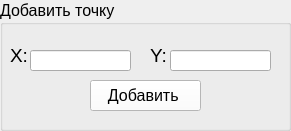
   <widget class="QGroupBox" name="groupBox_4">
    <property name="geometry">
     <rect>
      <x>930</x>
      <y>10</y>
      <width>291</width>
      <height>131</height>
     </rect>
    </property>
    <property name="font">
     <font>
      <pointsize>12</pointsize>
     </font>
    </property>
    <property name="title">
     <string>Добавить точку</string>
    </property>
    <widget class="QLineEdit" name="entry_x">
     <property name="geometry">
      <rect>
       <x>30</x>
       <y>50</y>
       <width>101</width>
       <height>21</height>
      </rect>
     </property>
    </widget>
    <widget class="QLineEdit" name="entry_y">
     <property name="geometry">
      <rect>
       <x>170</x>
       <y>50</y>
       <width>101</width>
       <height>21</height>
      </rect>
     </property>
    </widget>
    <widget class="QLabel" name="label_2">
     <property name="geometry">
      <rect>
       <x>10</x>
       <y>40</y>
       <width>31</width>
       <height>31</height>
      </rect>
     </property>
     <property name="font">
      <font>
       <pointsize>14</pointsize>
      </font>
     </property>
     <property name="text">
      <string>X:</string>
     </property>
    </widget>
    <widget class="QLabel" name="label_3">
     <property name="geometry">
      <rect>
       <x>150</x>
       <y>40</y>
       <width>31</width>
       <height>31</height>
      </rect>
     </property>
     <property name="font">
      <font>
       <pointsize>14</pointsize>
      </font>
     </property>
     <property name="text">
      <string>Y:</string>
     </property>
    </widget>
    <widget class="QPushButton" name="add_point_button">
     <property name="geometry">
      <rect>
       <x>90</x>
       <y>80</y>
       <width>111</width>
       <height>31</height>
      </rect>
     </property>
     <property name="palette">
      <palette>
       <active>
        <colorrole role="WindowText">
         <brush brushstyle="SolidPattern">
          <color alpha="255">
           <red>0</red>
           <green>0</green>
           <blue>0</blue>
          </color>
         </brush>
        </colorrole>
        <colorrole role="Button">
         <brush brushstyle="SolidPattern">
          <color alpha="255">
           <red>255</red>
           <green>255</green>
           <blue>255</blue>
          </color>
         </brush>
        </colorrole>
        <colorrole role="Light">
         <brush brushstyle="SolidPattern">
          <color alpha="255">
           <red>255</red>
           <green>255</green>
           <blue>255</blue>
          </color>
         </brush>
        </colorrole>
        <colorrole role="Midlight">
         <brush brushstyle="SolidPattern">
          <color alpha="255">
           <red>255</red>
           <green>255</green>
           <blue>255</blue>
          </color>
         </brush>
        </colorrole>
        <colorrole role="Dark">
         <brush brushstyle="SolidPattern">
          <color alpha="255">
           <red>127</red>
           <green>127</green>
           <blue>127</blue>
          </color>
         </brush>
        </colorrole>
        <colorrole role="Mid">
         <brush brushstyle="SolidPattern">
          <color alpha="255">
           <red>170</red>
           <green>170</green>
           <blue>170</blue>
          </color>
         </brush>
        </colorrole>
        <colorrole role="Text">
         <brush brushstyle="SolidPattern">
          <color alpha="255">
           <red>0</red>
           <green>0</green>
           <blue>0</blue>
          </color>
         </brush>
        </colorrole>
        <colorrole role="BrightText">
         <brush brushstyle="SolidPattern">
          <color alpha="255">
           <red>255</red>
           <green>255</green>
           <blue>255</blue>
          </color>
         </brush>
        </colorrole>
        <colorrole role="ButtonText">
         <brush brushstyle="SolidPattern">
          <color alpha="255">
           <red>0</red>
           <green>0</green>
           <blue>0</blue>
          </color>
         </brush>
        </colorrole>
        <colorrole role="Base">
         <brush brushstyle="SolidPattern">
          <color alpha="255">
           <red>255</red>
           <green>255</green>
           <blue>255</blue>
          </color>
         </brush>
        </colorrole>
        <colorrole role="Window">
         <brush brushstyle="SolidPattern">
          <color alpha="255">
           <red>255</red>
           <green>255</green>
           <blue>255</blue>
          </color>
         </brush>
        </colorrole>
        <colorrole role="Shadow">
         <brush brushstyle="SolidPattern">
          <color alpha="255">
           <red>0</red>
           <green>0</green>
           <blue>0</blue>
          </color>
         </brush>
        </colorrole>
        <colorrole role="AlternateBase">
         <brush brushstyle="SolidPattern">
          <color alpha="255">
           <red>255</red>
           <green>255</green>
           <blue>255</blue>
          </color>
         </brush>
        </colorrole>
        <colorrole role="ToolTipBase">
         <brush brushstyle="SolidPattern">
          <color alpha="255">
           <red>255</red>
           <green>255</green>
           <blue>220</blue>
          </color>
         </brush>
        </colorrole>
        <colorrole role="ToolTipText">
         <brush brushstyle="SolidPattern">
          <color alpha="255">
           <red>0</red>
           <green>0</green>
           <blue>0</blue>
          </color>
         </brush>
        </colorrole>
        <colorrole role="PlaceholderText">
         <brush brushstyle="NoBrush">
          <color alpha="128">
           <red>0</red>
           <green>0</green>
           <blue>0</blue>
          </color>
         </brush>
        </colorrole>
       </active>
       <inactive>
        <colorrole role="WindowText">
         <brush brushstyle="SolidPattern">
          <color alpha="255">
           <red>0</red>
           <green>0</green>
           <blue>0</blue>
          </color>
         </brush>
        </colorrole>
        <colorrole role="Button">
         <brush brushstyle="SolidPattern">
          <color alpha="255">
           <red>255</red>
           <green>255</green>
           <blue>255</blue>
          </color>
         </brush>
        </colorrole>
        <colorrole role="Light">
         <brush brushstyle="SolidPattern">
          <color alpha="255">
           <red>255</red>
           <green>255</green>
           <blue>255</blue>
          </color>
         </brush>
        </colorrole>
        <colorrole role="Midlight">
         <brush brushstyle="SolidPattern">
          <color alpha="255">
           <red>255</red>
           <green>255</green>
           <blue>255</blue>
          </color>
         </brush>
        </colorrole>
        <colorrole role="Dark">
         <brush brushstyle="SolidPattern">
          <color alpha="255">
           <red>127</red>
           <green>127</green>
           <blue>127</blue>
          </color>
         </brush>
        </colorrole>
        <colorrole role="Mid">
         <brush brushstyle="SolidPattern">
          <color alpha="255">
           <red>170</red>
           <green>170</green>
           <blue>170</blue>
          </color>
         </brush>
        </colorrole>
        <colorrole role="Text">
         <brush brushstyle="SolidPattern">
          <color alpha="255">
           <red>0</red>
           <green>0</green>
           <blue>0</blue>
          </color>
         </brush>
        </colorrole>
        <colorrole role="BrightText">
         <brush brushstyle="SolidPattern">
          <color alpha="255">
           <red>255</red>
           <green>255</green>
           <blue>255</blue>
          </color>
         </brush>
        </colorrole>
        <colorrole role="ButtonText">
         <brush brushstyle="SolidPattern">
          <color alpha="255">
           <red>0</red>
           <green>0</green>
           <blue>0</blue>
          </color>
         </brush>
        </colorrole>
        <colorrole role="Base">
         <brush brushstyle="SolidPattern">
          <color alpha="255">
           <red>255</red>
           <green>255</green>
           <blue>255</blue>
          </color>
         </brush>
        </colorrole>
        <colorrole role="Window">
         <brush brushstyle="SolidPattern">
          <color alpha="255">
           <red>255</red>
           <green>255</green>
           <blue>255</blue>
          </color>
         </brush>
        </colorrole>
        <colorrole role="Shadow">
         <brush brushstyle="SolidPattern">
          <color alpha="255">
           <red>0</red>
           <green>0</green>
           <blue>0</blue>
          </color>
         </brush>
        </colorrole>
        <colorrole role="AlternateBase">
         <brush brushstyle="SolidPattern">
          <color alpha="255">
           <red>255</red>
           <green>255</green>
           <blue>255</blue>
          </color>
         </brush>
        </colorrole>
        <colorrole role="ToolTipBase">
         <brush brushstyle="SolidPattern">
          <color alpha="255">
           <red>255</red>
           <green>255</green>
           <blue>220</blue>
          </color>
         </brush>
        </colorrole>
        <colorrole role="ToolTipText">
         <brush brushstyle="SolidPattern">
          <color alpha="255">
           <red>0</red>
           <green>0</green>
           <blue>0</blue>
          </color>
         </brush>
        </colorrole>
        <colorrole role="PlaceholderText">
         <brush brushstyle="NoBrush">
          <color alpha="128">
           <red>0</red>
           <green>0</green>
           <blue>0</blue>
          </color>
         </brush>
        </colorrole>
       </inactive>
       <disabled>
        <colorrole role="WindowText">
         <brush brushstyle="SolidPattern">
          <color alpha="255">
           <red>127</red>
           <green>127</green>
           <blue>127</blue>
          </color>
         </brush>
        </colorrole>
        <colorrole role="Button">
         <brush brushstyle="SolidPattern">
          <color alpha="255">
           <red>255</red>
           <green>255</green>
           <blue>255</blue>
          </color>
         </brush>
        </colorrole>
        <colorrole role="Light">
         <brush brushstyle="SolidPattern">
          <color alpha="255">
           <red>255</red>
           <green>255</green>
           <blue>255</blue>
          </color>
         </brush>
        </colorrole>
        <colorrole role="Midlight">
         <brush brushstyle="SolidPattern">
          <color alpha="255">
           <red>255</red>
           <green>255</green>
           <blue>255</blue>
          </color>
         </brush>
        </colorrole>
        <colorrole role="Dark">
         <brush brushstyle="SolidPattern">
          <color alpha="255">
           <red>127</red>
           <green>127</green>
           <blue>127</blue>
          </color>
         </brush>
        </colorrole>
        <colorrole role="Mid">
         <brush brushstyle="SolidPattern">
          <color alpha="255">
           <red>170</red>
           <green>170</green>
           <blue>170</blue>
          </color>
         </brush>
        </colorrole>
        <colorrole role="Text">
         <brush brushstyle="SolidPattern">
          <color alpha="255">
           <red>127</red>
           <green>127</green>
           <blue>127</blue>
          </color>
         </brush>
        </colorrole>
        <colorrole role="BrightText">
         <brush brushstyle="SolidPattern">
          <color alpha="255">
           <red>255</red>
           <green>255</green>
           <blue>255</blue>
          </color>
         </brush>
        </colorrole>
        <colorrole role="ButtonText">
         <brush brushstyle="SolidPattern">
          <color alpha="255">
           <red>127</red>
           <green>127</green>
           <blue>127</blue>
          </color>
         </brush>
        </colorrole>
        <colorrole role="Base">
         <brush brushstyle="SolidPattern">
          <color alpha="255">
           <red>255</red>
           <green>255</green>
           <blue>255</blue>
          </color>
         </brush>
        </colorrole>
        <colorrole role="Window">
         <brush brushstyle="SolidPattern">
          <color alpha="255">
           <red>255</red>
           <green>255</green>
           <blue>255</blue>
          </color>
         </brush>
        </colorrole>
        <colorrole role="Shadow">
         <brush brushstyle="SolidPattern">
          <color alpha="255">
           <red>0</red>
           <green>0</green>
           <blue>0</blue>
          </color>
         </brush>
        </colorrole>
        <colorrole role="AlternateBase">
         <brush brushstyle="SolidPattern">
          <color alpha="255">
           <red>255</red>
           <green>255</green>
           <blue>255</blue>
          </color>
         </brush>
        </colorrole>
        <colorrole role="ToolTipBase">
         <brush brushstyle="SolidPattern">
          <color alpha="255">
           <red>255</red>
           <green>255</green>
           <blue>220</blue>
          </color>
         </brush>
        </colorrole>
        <colorrole role="ToolTipText">
         <brush brushstyle="SolidPattern">
          <color alpha="255">
           <red>0</red>
           <green>0</green>
           <blue>0</blue>
          </color>
         </brush>
        </colorrole>
        <colorrole role="PlaceholderText">
         <brush brushstyle="NoBrush">
          <color alpha="128">
           <red>0</red>
           <green>0</green>
           <blue>0</blue>
          </color>
         </brush>
        </colorrole>
       </disabled>
      </palette>
     </property>
     <property name="font">
      <font>
       <pointsize>12</pointsize>
      </font>
     </property>
     <property name="cursor">
      <cursorShape>PointingHandCursor</cursorShape>
     </property>
     <property name="text">
      <string>Добавить </string>
     </property>
    </widget>
   </widget>
